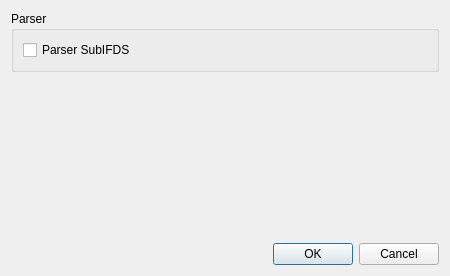
<?xml version="1.0" encoding="UTF-8"?>
<ui version="4.0">
 <class>OptionsDialog</class>
 <widget class="QDialog" name="OptionsDialog">
  <property name="geometry">
   <rect>
    <x>0</x>
    <y>0</y>
    <width>450</width>
    <height>276</height>
   </rect>
  </property>
  <property name="windowTitle">
   <string>Options</string>
  </property>
  <layout class="QVBoxLayout" name="verticalLayout_2">
   <item>
    <widget class="QGroupBox" name="groupBox">
     <property name="title">
      <string>Parser</string>
     </property>
     <layout class="QVBoxLayout" name="verticalLayout">
      <item>
       <widget class="QCheckBox" name="parser_subIfds_button">
        <property name="text">
         <string>Parser SubIFDS</string>
        </property>
       </widget>
      </item>
     </layout>
    </widget>
   </item>
   <item>
    <spacer name="verticalSpacer">
     <property name="orientation">
      <enum>Qt::Vertical</enum>
     </property>
     <property name="sizeHint" stdset="0">
      <size>
       <width>20</width>
       <height>172</height>
      </size>
     </property>
    </spacer>
   </item>
   <item>
    <widget class="QDialogButtonBox" name="buttonBox">
     <property name="orientation">
      <enum>Qt::Horizontal</enum>
     </property>
     <property name="standardButtons">
      <set>QDialogButtonBox::Cancel|QDialogButtonBox::Ok</set>
     </property>
    </widget>
   </item>
  </layout>
 </widget>
 <resources/>
 <connections>
  <connection>
   <sender>buttonBox</sender>
   <signal>accepted()</signal>
   <receiver>OptionsDialog</receiver>
   <slot>accept()</slot>
   <hints>
    <hint type="sourcelabel">
     <x>248</x>
     <y>254</y>
    </hint>
    <hint type="destinationlabel">
     <x>157</x>
     <y>274</y>
    </hint>
   </hints>
  </connection>
  <connection>
   <sender>buttonBox</sender>
   <signal>rejected()</signal>
   <receiver>OptionsDialog</receiver>
   <slot>reject()</slot>
   <hints>
    <hint type="sourcelabel">
     <x>316</x>
     <y>260</y>
    </hint>
    <hint type="destinationlabel">
     <x>286</x>
     <y>274</y>
    </hint>
   </hints>
  </connection>
 </connections>
</ui>
